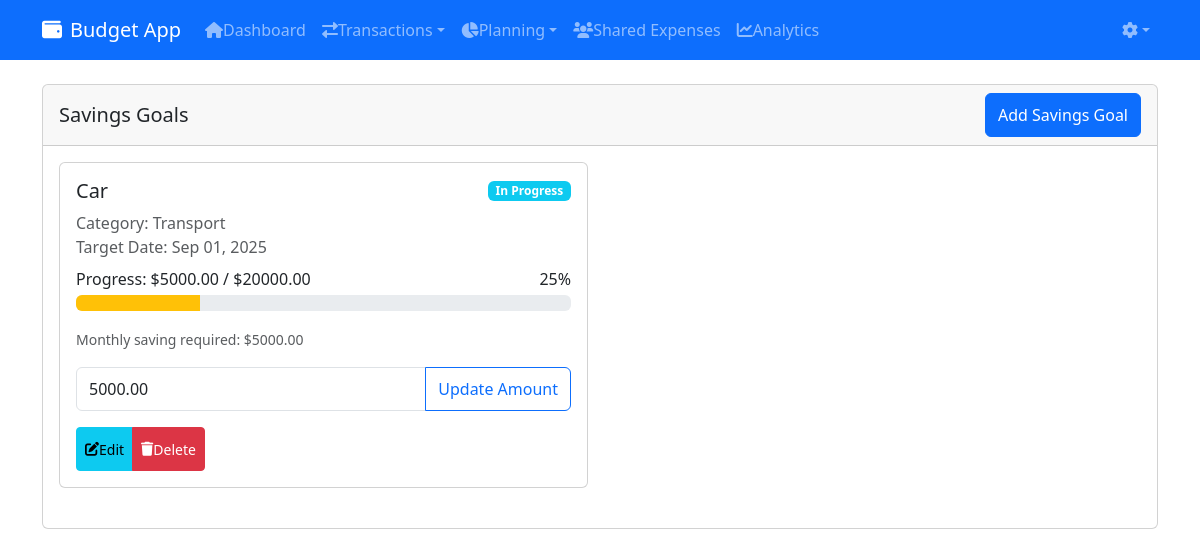
The app's page /savings-goals/ (signed in), older data.
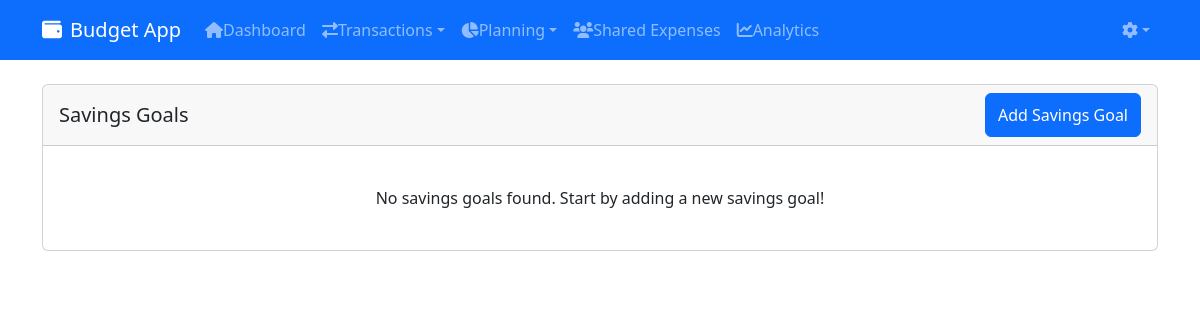
The same page, newer data.
### core/models.py (models this page shows, shortened)
class SavingsGoal(models.Model):
    STATUS_CHOICES = [
        ('in_progress', 'In Progress'),
        ('completed', 'Completed'),
        ('paused', 'Paused')
    ]
    user = models.ForeignKey(User, on_delete=models.CASCADE)
    name = models.CharField(max_length=100)
    target_amount = models.DecimalField(max_digits=10, decimal_places=2, validators=[MinValueValidator(Decimal('0.01'))])
    current_amount = models.DecimalField(max_digits=10, decimal_places=2, default=Decimal('0.00'))
    target_date = models.DateField()
    category = models.ForeignKey(Category, on_delete=models.SET_NULL, null=True, blank=True)
    description = models.TextField(blank=True)
    status = models.CharField(max_length=11, choices=STATUS_CHOICES, default='in_progress')
    created_at = models.DateTimeField(auto_now_add=True)
    updated_at = models.DateTimeField(auto_now=True)
    class Meta:
        ordering = ['target_date']
    @property
    def progress_percentage(self):
        if self.target_amount == 0:
            return 0
        return min(round((self.current_amount / self.target_amount) * 100), 100)
    @property
    def monthly_saving_required(self):
        if self.target_date < timezone.now().date():
            return Decimal('0.00')
        remaining_amount = self.target_amount - self.current_amount
        months_left = (self.target_date.year - timezone.now().date().year) * 12 + \
                     (self.target_date.month - timezone.now().date().month)
        if months_left <= 0:
            return remaining_amount
        return (remaining_amount / months_left).quantize(Decimal('.01'))

class Category(models.Model):
    TYPE_CHOICES = [
        ('income', 'Income'),
        ('expense', 'Expense')
    ]
    user = models.ForeignKey(User, on_delete=models.CASCADE)
    name = models.CharField(max_length=100)
    type = models.CharField(max_length=7, choices=TYPE_CHOICES)

### core/views.py (the view)
# urls.py: path('savings-goals/', views.SavingsGoalListView.as_view(), name='savings-goal-list'),
class SavingsGoalListView(LoginRequiredMixin, ListView):
    model = SavingsGoal
    template_name = 'core/savings_goal_list.html'
    context_object_name = 'savings_goals'
    def get_queryset(self):
        return SavingsGoal.objects.filter(user=self.request.user)

### core/templates/core/savings_goal_list.html (shortened to what this page needs)
{% extends 'core/base.html' %}
{% load budget_filters %}
{% block content %}
<div class="card">
    <div class="card-header d-flex justify-content-between align-items-center">
        <h5 class="mb-0">Savings Goals</h5>
        <a href="{% url 'savings-goal-create' %}" class="btn btn-primary">Add Savings Goal</a>
    </div>
    <div class="card-body">
        {% if savings_goals %}
            <div class="row">
                {% for goal in savings_goals %}
                <div class="col-md-6 mb-4">
                    <div class="card h-100">
                        <div class="card-body">
                            <div class="d-flex justify-content-between align-items-center mb-2">
                                <h5 class="card-title mb-0">{{ goal.name }}</h5>
                                <span class="badge {% if goal.status == 'completed' %}bg-success{% elif goal.status == 'paused' %}bg-warning{% else %}bg-info{% endif %}">
                                    {{ goal.get_status_display }}
                                </span>
                            </div>
                            <p class="text-muted mb-2">
                                {% if goal.category %}
                                Category: {{ goal.category.name }}<br>
                                {% endif %}
                                Target Date: {{ goal.target_date|date:"M d, Y" }}
                            </p>
                            <div class="d-flex justify-content-between mb-1">
                                <span>Progress: ${{ goal.current_amount|floatformat:2 }} / ${{ goal.target_amount|floatformat:2 }}</span>
                                <span>{{ goal.progress_percentage }}%</span>
                            </div>
                            <div class="progress mb-3">
                                <div class="progress-bar {% if goal.progress_percentage >= 100 %}bg-success{% elif goal.progress_percentage >= 75 %}bg-info{% elif goal.progress_percentage >= 50 %}bg-primary{% else %}bg-warning{% endif %}"
                                     role="progressbar" style="width: {{ goal.progress_percentage }}%">
                                </div>
                            </div>
                            <p class="mb-3">
                                <small class="text-muted">
                                    Monthly saving required: ${{ goal.monthly_saving_required|floatformat:2 }}
                                </small>
                            </p>
                            <form action="{% url 'savings-goal-update-amount' goal.pk %}" method="post" class="mb-3">
                                <div class="input-group">
                                    <input type="number" name="amount" class="form-control" value="{{ goal.current_amount }}" step="0.01" min="0">
                                    <button type="submit" class="btn btn-outline-primary">Update Amount</button>
                                </div>
                            </form>
                            <div class="btn-group">
                                <a href="{% url 'savings-goal-update' goal.pk %}" class="btn btn-sm btn-info">
                                    <i class="fas fa-edit"></i> Edit
                                </a>
                                <a href="{% url 'savings-goal-delete' goal.pk %}" class="btn btn-sm btn-danger">
                                    <i class="fas fa-trash"></i> Delete
                                </a>
                            </div>
                        </div>
                    </div>
                </div>
                {% endfor %}
            </div>
        {% else %}
            <div class="text-center py-4">
                <p class="mb-0">No savings goals found. Start by adding a new savings goal!</p>
            </div>
        {% endif %}
    </div>
</div>
{% endblock %}

Row changes from the older to the newer data that the page shows:
removed SavingsGoal: name "Car", status "In Progress", category.name "Transport", target_date "Sep 01, 2025", current_amount "5000.00", target_amount "20000.00", progress_percentage "25", monthly_saving_required "5000.00", amount "5000.00"
Text that changed along with them:
text now shown: "No savings goals found. Start by adding a new savings goal!"
